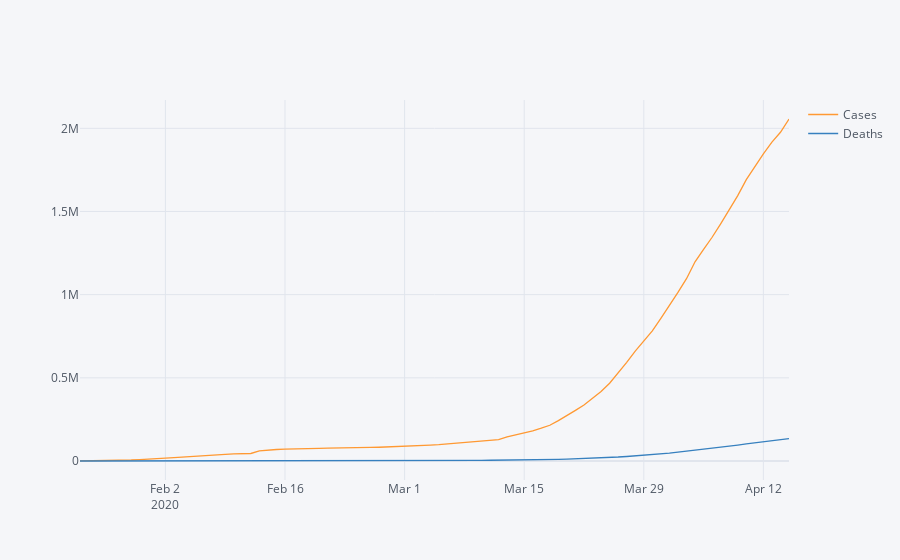

The cell this chart's notebook holds for it:
### Markdown cell above
### Worlwide cases and deaths

### Code cell
world_df = pd.DataFrame()
world_df['Cases'] = cases_df.sum(axis=1)
world_df['Deaths'] = deaths_df.sum(axis=1)

world_df.iplot()
